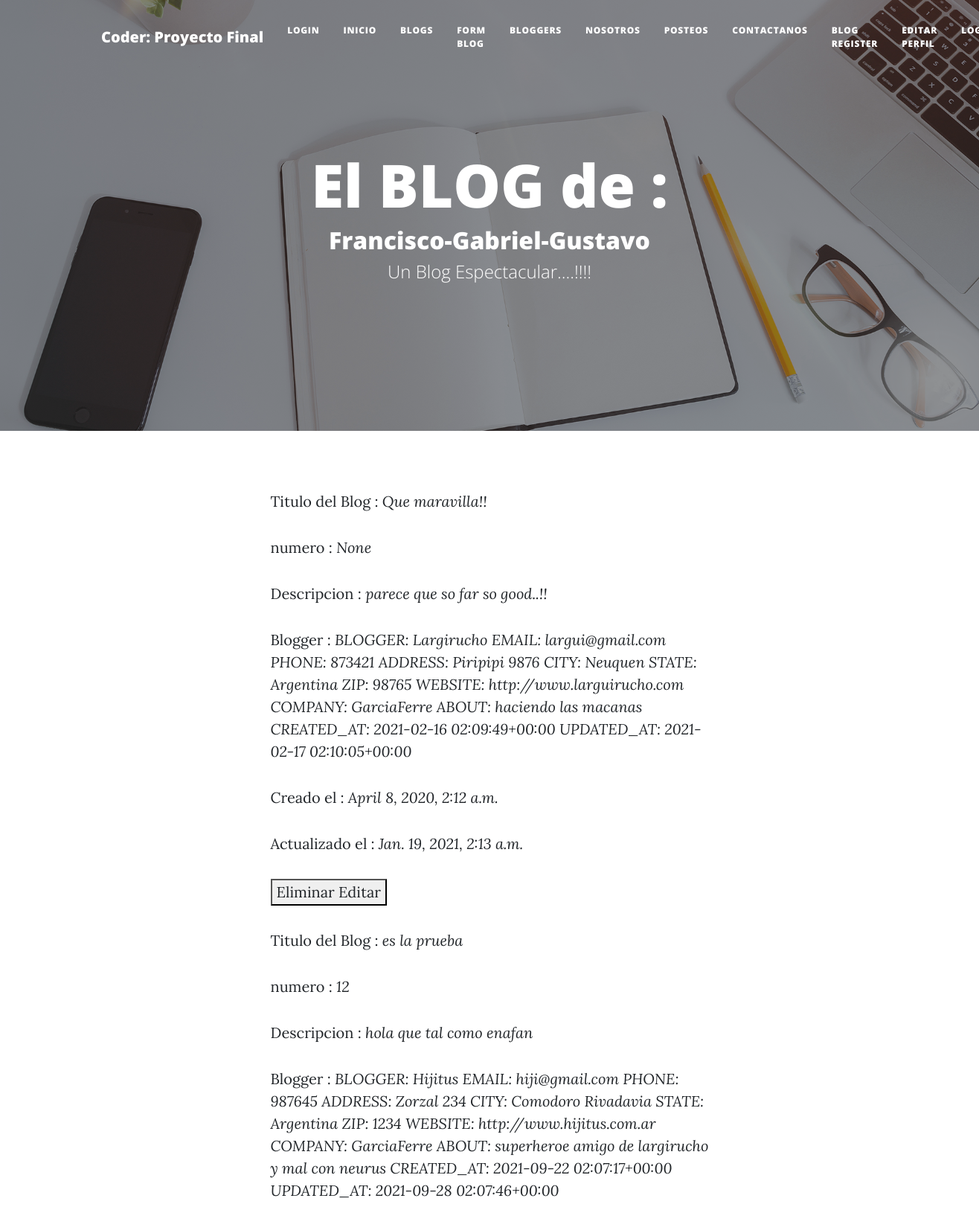
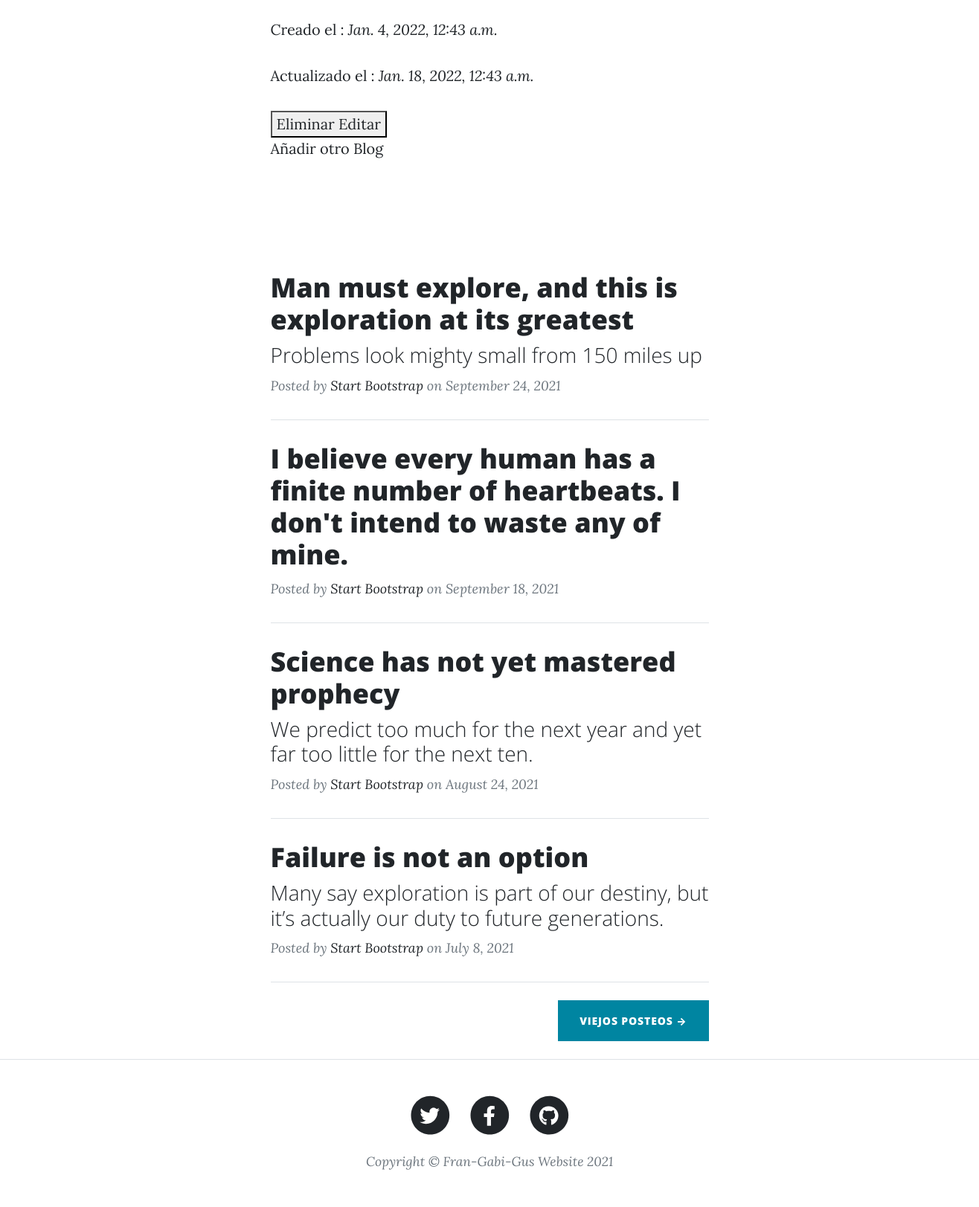
Page /AppBlog/eliminarBlog/4000000/ on the committed database (2 pictures, top to bottom).
### AppBlog/models.py (models this page shows)
class Blog(models.Model):
    title = models.CharField(max_length=100)
    numero = models.IntegerField()
    description = models.TextField(max_length=500)
    blogger = models.ForeignKey(Blogger, on_delete=models.CASCADE)
    created_at = models.DateTimeField()
    updated_at = models.DateTimeField()
    def __str__(self):
        return f"BLOG: {self.title} NUMERO: {self.numero} DESCRIPTION: {self.description} BLOGGER: {self.blogger} CREATED_AT: {self.created_at} UPDATED_AT: {self.updated_at}"

class Blogger(models.Model):
    name = models.CharField(max_length=100)
    email = models.EmailField()
    phone = models.CharField(max_length=100)
    address = models.TextField()
    city = models.CharField(max_length=100)
    state = models.CharField(max_length=100)
    zip = models.CharField(max_length=100)
    website = models.URLField()
    company = models.CharField(max_length=100)
    about = models.TextField()
    created_at = models.DateTimeField()
    updated_at = models.DateTimeField()
    def __str__(self):
        return f"BLOGGER: {self.name} EMAIL: {self.email} PHONE: {self.phone} ADDRESS: {self.address} CITY: {self.city} STATE: {self.state} ZIP: {self.zip} WEBSITE: {self.website} COMPANY: {self.company} ABOUT: {self.about} CREATED_AT: {self.created_at} UPDATED_AT: {self.updated_at}"

### AppBlog/views.py (the view)
# urls.py: path('eliminarBlog/<numero_para_borrar>/', views.eliminarBlog, name='EliminarBlog'),
def eliminarBlog(request, numero_para_borrar):
    blogQueQuieroBorrar = Blog.objects.get(numero=numero_para_borrar)
    blogQueQuieroBorrar.delete()
    blogs = Blog.objects.all()
    return render(request, 'AppBlog/leerBlogs.html', {'blogs': blogs})

### AppBlog/templates/AppBlog/leerBlogs.html
<!DOCTYPE html>
{% extends "AppBlog/padre.html" %}
{% load static %}
        {% block contenido %}
                {% for b in blogs %}
                        <p>Titulo del Blog : <em> {{ b.title}}</em></p>
                        <p>numero : <em> {{ b.numero}}</em></p>
                        <p>Descripcion : <em> {{ b.description}}</em></p>
                        <p>Blogger : <em> {{ b.blogger}}</em></p>
                        <p>Creado el : <em> {{ b.created_at}}</em></p>
                        <p>Actualizado el : <em> {{ b.updated_at}}</em></p>
                        <button>
                                <a href="{% url 'EliminarBlog' b.numero %}">Eliminar</a>
                                <a href="{% url 'EditarBlog' b.numero %}">Editar</a>
                        </button>
                        <br>
                {% endfor %}
                <a href="{% url 'BlogFormulario'%}">Añadir otro Blog</a>
        {% endblock %}

### AppBlog/templates/AppBlog/padre.html (shortened to what this page needs)
<!DOCTYPE html>
<html lang="en">
    <head>
        {% load static %}
        <link href="{% static 'AppBlog/css/styles.css'%}" rel="stylesheet" />
    </head>
    <body>
        <nav class="navbar navbar-expand-lg navbar-light" id="mainNav">
            <div class="container px-4 px-lg-5">
                <a class="navbar-brand" href="index.html">Coder: Proyecto Final</a>
                <div class="collapse navbar-collapse" id="navbarResponsive">
                    <ul class="navbar-nav ms-auto py-4 py-lg-0">
                        <li class="nav-item"><a class="nav-link px-lg-3 py-3 py-lg-4" href="{% url 'Login' %}">Login</a></li>
                        <li class="nav-item"><a class="nav-link px-lg-3 py-3 py-lg-4" href="{% url 'Inicio' %}">Inicio</a></li>
                        <li class="nav-item"><a class="nav-link px-lg-3 py-3 py-lg-4" href="{% url 'BlogList' %}">Blogs</a></li>
                        <li class="nav-item"><a class="nav-link px-lg-3 py-3 py-lg-4" href="{% url 'BlogFormulario' %}">Form Blog</a></li>
                        <li class="nav-item"><a class="nav-link px-lg-3 py-3 py-lg-4" href="{% url 'List' %}">Bloggers</a></li>
                        <li class="nav-item"><a class="nav-link px-lg-3 py-3 py-lg-4" href="{% url 'About' %}">Nosotros</a></li>
                        <li class="nav-item"><a class="nav-link px-lg-3 py-3 py-lg-4" href="{% url 'Post' %}">Posteos</a></li>
                        <li class="nav-item"><a class="nav-link px-lg-3 py-3 py-lg-4" href="{% url 'Contact' %}">Contactanos</a></li>
                        <li class="nav-item"><a class="nav-link px-lg-3 py-3 py-lg-4" href="{% url 'Register' %}">Blog Register</a></li>
                        <li class="nav-item"><a class="nav-link px-lg-3 py-3 py-lg-4" href="{% url 'EditarPerfil' %}">Editar Perfil</a></li>
                        <li class="nav-item"><a class="nav-link px-lg-3 py-3 py-lg-4" href="{% url 'Logout' %}">Logout</a></li>
                    </ul>
                </div>
            </div>
        </nav>
        <header class="masthead" style="background-image: url({% static 'AppBlog/assets/img/home-bg.jpg'%})">
            <div class="container position-relative px-4 px-lg-5">
                <div class="row gx-4 gx-lg-5 justify-content-center">
                    <div class="col-md-10 col-lg-8 col-xl-7">
                        <div class="site-heading">
                            <h1>El BLOG de :</h1>
                            <h2>Francisco-Gabriel-Gustavo</h2>
                            <span class="subheading">Un Blog Espectacular....!!!!</span>
                        </div>
                    </div>
                </div>
            </div>
        </header>
        <div class="container px-4 px-lg-5">
            <div class="row gx-4 gx-lg-5 justify-content-center">
                <div class="col-md-10 col-lg-8 col-xl-7">
                    {% block contenido %}
                    {% endblock %}
                    <br>
                    <br>
                    <br>
                    <br>
                    <br>
                    <div class="post-preview">
                        <a href="post.html">
                            <h2 class="post-title">Man must explore, and this is exploration at its greatest</h2>
                            <h3 class="post-subtitle">Problems look mighty small from 150 miles up</h3>
                        </a>
                        <p class="post-meta">
                            Posted by
                            <a href="#!">Start Bootstrap</a>
                            on September 24, 2021
                        </p>
                    </div>
                    <hr class="my-4" />
                    <div class="post-preview">
                        <a href="post.html"><h2 class="post-title">I believe every human has a finite number of heartbeats. I don't intend to waste any of mine.</h2></a>
                        <p class="post-meta">
                            Posted by
                            <a href="#!">Start Bootstrap</a>
                            on September 18, 2021
                        </p>
                    </div>
                    <hr class="my-4" />
                    <div class="post-preview">
                        <a href="post.html">
                            <h2 class="post-title">Science has not yet mastered prophecy</h2>
                            <h3 class="post-subtitle">We predict too much for the next year and yet far too little for the next ten.</h3>
                        </a>
                        <p class="post-meta">
                            Posted by
                            <a href="#!">Start Bootstrap</a>
                            on August 24, 2021
                        </p>
                    </div>
                    <hr class="my-4" />
                    <div class="post-preview">
                        <a href="post.html">
                            <h2 class="post-title">Failure is not an option</h2>
                            <h3 class="post-subtitle">Many say exploration is part of our destiny, but it’s actually our duty to future generations.</h3>
                        </a>
                        <p class="post-meta">
                            Posted by
                            <a href="#!">Start Bootstrap</a>
                            on July 8, 2021
                        </p>
                    </div>
                    <hr class="my-4" />
                    <div class="d-flex justify-content-end mb-4"><a class="btn btn-primary text-uppercase" href="#!">Viejos Posteos →</a></div>
                </div>
            </div>
        </div>
        <footer class="border-top">
            <div class="container px-4 px-lg-5">
                <div class="row gx-4 gx-lg-5 justify-content-center">
                    <div class="col-md-10 col-lg-8 col-xl-7">
                        <ul class="list-inline text-center">
                            <li class="list-inline-item">
                                <a href="#!">
                                    <span class="fa-stack fa-lg">
                                        <i class="fas fa-circle fa-stack-2x"></i>
                                        <i class="fab fa-twitter fa-stack-1x fa-inverse"></i>
                                    </span>
                                </a>
                            </li>
                            <li class="list-inline-item">
                                <a href="#!">
                                    <span class="fa-stack fa-lg">
                                        <i class="fas fa-circle fa-stack-2x"></i>
                                        <i class="fab fa-facebook-f fa-stack-1x fa-inverse"></i>
                                    </span>
                                </a>
                            </li>
                            <li class="list-inline-item">
                                <a href="#!">
                                    <span class="fa-stack fa-lg">
                                        <i class="fas fa-circle fa-stack-2x"></i>
                                        <i class="fab fa-github fa-stack-1x fa-inverse"></i>
                                    </span>
                                </a>
                            </li>
                        </ul>
                        <div class="small text-center text-muted fst-italic">Copyright &copy; Fran-Gabi-Gus Website 2021</div>
                    </div>
                </div>
            </div>
        </footer>
    </body>
</html>

### rows in the picture
Blog: title "Que maravilla!!", numero "None", description "parece que so far so good..!!", blogger "BLOGGER: Largirucho EMAIL: largui@gmail.com PHONE: 873421 ADDRESS: Piripipi 9876 CITY: Neuquen STATE: Argentina ZIP: 98765 WEBSITE: http://www.larguirucho.com COMPANY: GarciaFerre ABOUT: haciendo las macanas CREATED_AT: 2021-02-16 02:09:49+00:00 UPDATED_AT: 2021-02-17 02:10:05+00:00", created_at "April 8, 2020, 2:12 a.m.", updated_at "Jan. 19, 2021, 2:13 a.m."
Blog: title "es la prueba", numero "12", description "hola que tal como enafan", blogger "BLOGGER: Hijitus EMAIL: hiji@gmail.com PHONE: 987645 ADDRESS: Zorzal 234 CITY: Comodoro Rivadavia STATE: Argentina ZIP: 1234 WEBSITE: http://www.hijitus.com.ar COMPANY: GarciaFerre ABOUT: superheroe amigo de largirucho y mal con neurus CREATED_AT: 2021-09-22 02:07:17+00:00 UPDATED_AT: 2021-09-28 02:07:46+00:00", created_at "Jan. 4, 2022, 12:43 a.m.", updated_at "Jan. 18, 2022, 12:43 a.m."
